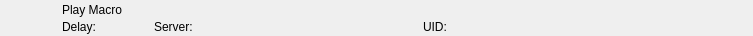
<?xml version="1.0" encoding="UTF-8"?>
<ui version="4.0">
 <class>RundownMacroWidget</class>
 <widget class="QWidget" name="RundownMacroWidget">
  <property name="geometry">
   <rect>
    <x>0</x>
    <y>0</y>
    <width>753</width>
    <height>36</height>
   </rect>
  </property>
  <layout class="QHBoxLayout" name="horizontalLayout">
   <property name="spacing">
    <number>0</number>
   </property>
   <property name="margin">
    <number>0</number>
   </property>
   <item>
    <widget class="QFrame" name="frameItem">
     <property name="sizePolicy">
      <sizepolicy hsizetype="Preferred" vsizetype="Fixed">
       <horstretch>0</horstretch>
       <verstretch>0</verstretch>
      </sizepolicy>
     </property>
     <property name="minimumSize">
      <size>
       <width>0</width>
       <height>36</height>
      </size>
     </property>
     <widget class="QLabel" name="labelIcon">
      <property name="geometry">
       <rect>
        <x>22</x>
        <y>2</y>
        <width>32</width>
        <height>32</height>
       </rect>
      </property>
      <property name="text">
       <string/>
      </property>
      <property name="pixmap">
       <pixmap resource="../../Widgets.qrc">:/Graphics/Images/TriCaster/PlayMacro.png</pixmap>
      </property>
      <property name="scaledContents">
       <bool>true</bool>
      </property>
     </widget>
     <widget class="QLabel" name="labelLabel">
      <property name="geometry">
       <rect>
        <x>62</x>
        <y>2</y>
        <width>561</width>
        <height>16</height>
       </rect>
      </property>
      <property name="text">
       <string>Play Macro</string>
      </property>
     </widget>
     <widget class="QLabel" name="labelColor">
      <property name="geometry">
       <rect>
        <x>0</x>
        <y>0</y>
        <width>18</width>
        <height>36</height>
       </rect>
      </property>
      <property name="text">
       <string/>
      </property>
     </widget>
     <widget class="QLabel" name="labelGroupColor">
      <property name="geometry">
       <rect>
        <x>0</x>
        <y>0</y>
        <width>6</width>
        <height>36</height>
       </rect>
      </property>
      <property name="text">
       <string/>
      </property>
     </widget>
     <widget class="QLabel" name="labelDevice">
      <property name="geometry">
       <rect>
        <x>154</x>
        <y>19</y>
        <width>260</width>
        <height>16</height>
       </rect>
      </property>
      <property name="text">
       <string>Server:</string>
      </property>
     </widget>
     <widget class="QLabel" name="labelDelay">
      <property name="geometry">
       <rect>
        <x>62</x>
        <y>19</y>
        <width>83</width>
        <height>16</height>
       </rect>
      </property>
      <property name="text">
       <string>Delay:</string>
      </property>
     </widget>
     <widget class="QLabel" name="labelRemoteTriggerId">
      <property name="geometry">
       <rect>
        <x>423</x>
        <y>19</y>
        <width>111</width>
        <height>16</height>
       </rect>
      </property>
      <property name="text">
       <string>UID:</string>
      </property>
     </widget>
    </widget>
   </item>
   <item>
    <widget class="QFrame" name="frameStatus">
     <property name="minimumSize">
      <size>
       <width>77</width>
       <height>0</height>
      </size>
     </property>
     <property name="maximumSize">
      <size>
       <width>77</width>
       <height>16777215</height>
      </size>
     </property>
     <widget class="QLabel" name="labelGpiConnected">
      <property name="geometry">
       <rect>
        <x>1</x>
        <y>2</y>
        <width>32</width>
        <height>32</height>
       </rect>
      </property>
      <property name="minimumSize">
       <size>
        <width>32</width>
        <height>32</height>
       </size>
      </property>
      <property name="maximumSize">
       <size>
        <width>32</width>
        <height>32</height>
       </size>
      </property>
      <property name="lineWidth">
       <number>0</number>
      </property>
      <property name="text">
       <string/>
      </property>
      <property name="pixmap">
       <pixmap resource="../../Widgets.qrc">:/Graphics/Images/GpiConnected.png</pixmap>
      </property>
      <property name="scaledContents">
       <bool>true</bool>
      </property>
     </widget>
     <widget class="QLabel" name="labelDisconnected">
      <property name="geometry">
       <rect>
        <x>32</x>
        <y>2</y>
        <width>32</width>
        <height>32</height>
       </rect>
      </property>
      <property name="minimumSize">
       <size>
        <width>32</width>
        <height>32</height>
       </size>
      </property>
      <property name="maximumSize">
       <size>
        <width>32</width>
        <height>32</height>
       </size>
      </property>
      <property name="text">
       <string/>
      </property>
      <property name="pixmap">
       <pixmap resource="../../Widgets.qrc">:/Graphics/Images/Disconnected.png</pixmap>
      </property>
      <property name="scaledContents">
       <bool>true</bool>
      </property>
     </widget>
     <widget class="QLabel" name="labelActiveColor">
      <property name="geometry">
       <rect>
        <x>69</x>
        <y>0</y>
        <width>8</width>
        <height>36</height>
       </rect>
      </property>
      <property name="minimumSize">
       <size>
        <width>8</width>
        <height>36</height>
       </size>
      </property>
      <property name="maximumSize">
       <size>
        <width>8</width>
        <height>36</height>
       </size>
      </property>
      <property name="text">
       <string/>
      </property>
     </widget>
    </widget>
   </item>
  </layout>
 </widget>
 <resources>
  <include location="../../Widgets.qrc"/>
 </resources>
 <connections/>
 <slots>
  <slot>addToCombo()</slot>
 </slots>
</ui>
